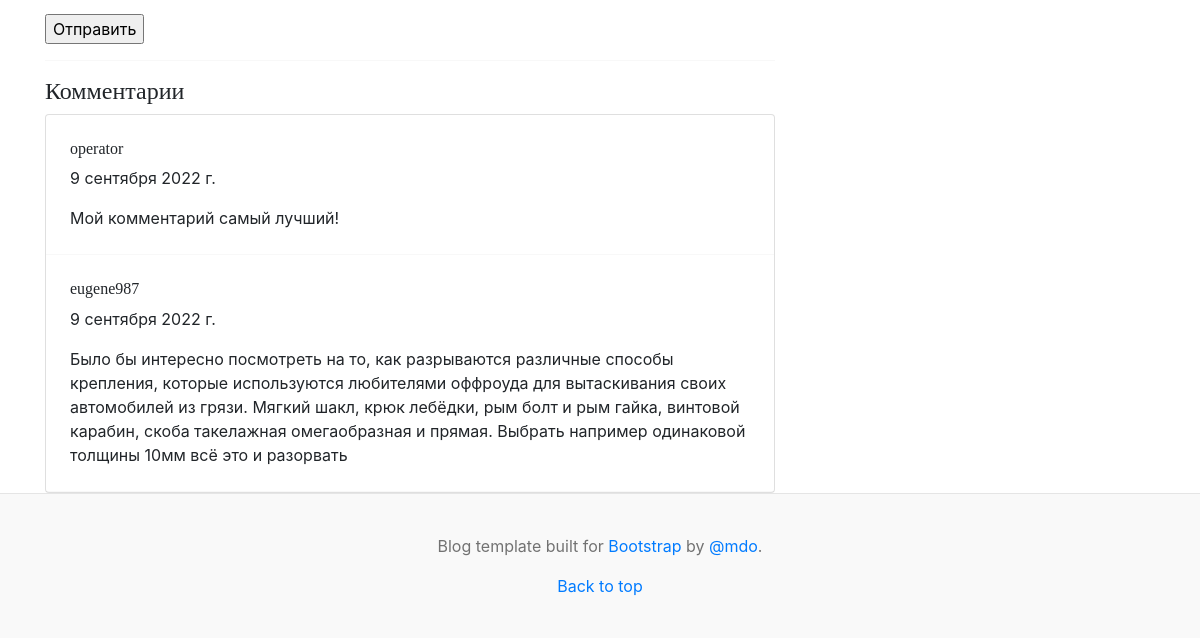
/posts/3 (lower part), run on an earlier commit of the app's database.
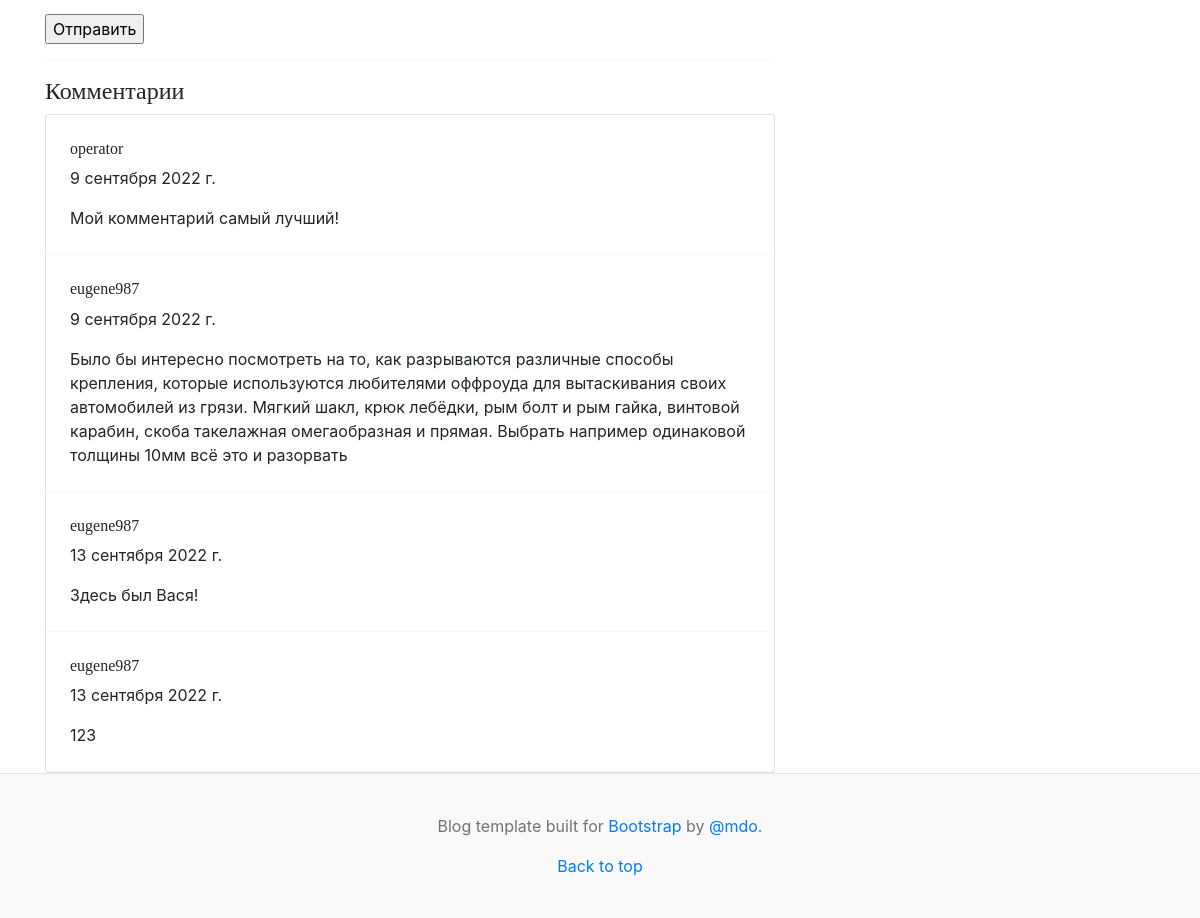
And on a later commit of the database.
### blog/models.py (models this page shows, shortened)
class Comment(models.Model):
    content = models.TextField('Комментарий')
    publication_date = models.DateTimeField('Дата публикации', default=timezone.now)
    owner = models.ForeignKey(User, on_delete=models.CASCADE)
    post = models.ForeignKey(Post, on_delete=models.CASCADE)

### blog/views.py (the view, shortened to what this page needs)
# urls.py: path('posts/<int:pk>', PostView.as_view(), name='post_detail'),
class PostView(View):
    def get(self, request, *args, **kwargs):
        view = PostDetailView.as_view()
        return view(request, *args, **kwargs)

### blog/forms.py
class CommentForm(ModelForm):
    def __init__(self, *args, **kwargs):
        super().__init__(*args, **kwargs)
        for field in self.fields:
            self.fields[field].widget.attrs.update(
                {'class': 'form-control'}
            )
    class Meta:
        model = Comment
        fields = ['content', 'owner', 'post']

### blog/models.py (called while the page is built)
    def __str__(self):
        return self.title

### blog/views.py (called while the page is built)
    def get(self, request, *args, **kwargs):
        self.object = self.get_object()
        context = self.get_context_data(object=self.object)
        context['form'] = CommentForm()
        return self.render_to_response(context)

### blog/templates/blog/post_detail.html (shortened to what this page needs)
{% extends "blog/base.html" %}
{% block content %}
<div class="row g-5">
    <div class="col-md-8">
        {% include 'blog/comment.html' %}
        <hr>
        {% include 'blog/comment_list.html' %}
    </div>
</div>
{% endblock content%}

### blog/templates/blog/comment_list.html
<h4>Комментарии</h4>
{% if post.comment_set %}
<div class="card">
{% for comment in post.comment_set.all %}
  <div class="card-body p-4">
    <h6>{{ comment.owner }}</h6>
    <p class="mb-3">{{ comment.publication_date | date }}</p>
    <p class="mb-0">{{ comment.content }}</p>
  </div>
<hr class="my-0">
{% endfor %}
</div>
{% endif %}

What changed in the data, as far as the page shows it:
added Comment: owner "eugene987", publication_date "13 сентября 2022 г.", content "Здесь был Вася!"
added Comment: owner "eugene987", publication_date "13 сентября 2022 г.", content "123"
